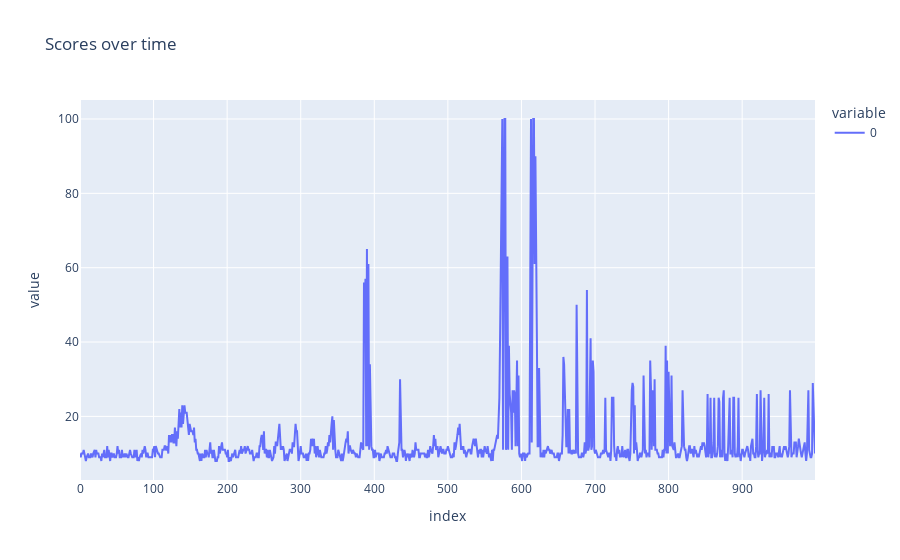
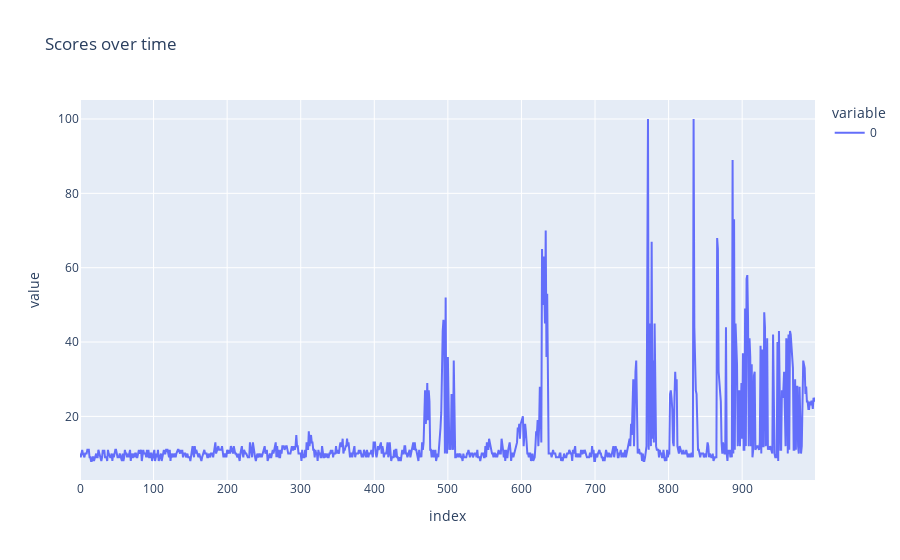
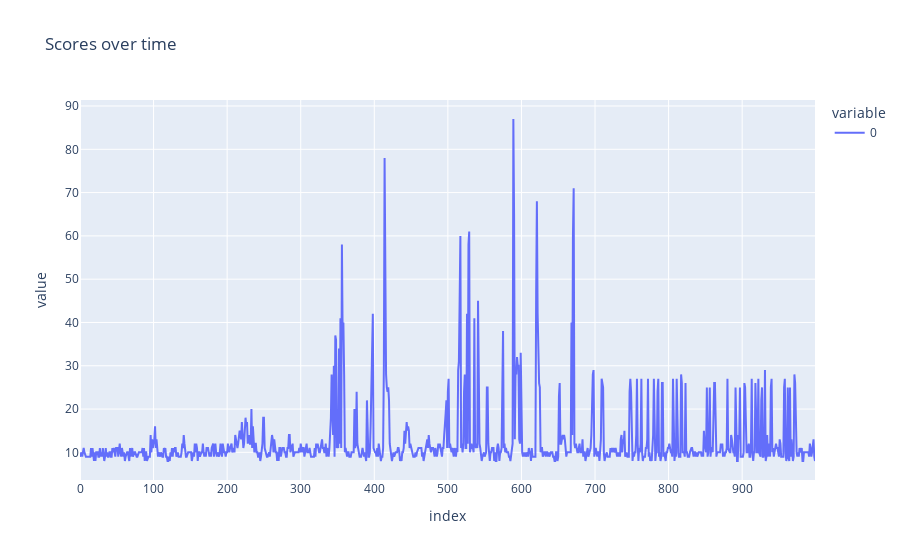

The cell these charts' notebook holds for them, in order:
### Markdown cell above
## Real Environment

Now that this has passed, we can be confident nothing obvious is wrong with the code, and we can move on to the cartpole environment.

We choose a gamma that is non-1 to discount future rewards, but especially in the cartpole environment, setting it very close to 1 is beneficial, because the longer the pole is balanced, the more reward we get.

We choose a small neural network and a fast learning rate, because this is not a hard problem.

However, we do need to train longer than the hugging face tutorial, and I'm unsure why.

### Code cell
import plotly.express as px
from continuing_education.lib.experiments import ExperimentManager

if __name__ == "__main__":
    LR = 1e-2
    GAMMA = 1.0 # Cartpole benefits from a high gamma because the longer the pole is up, the higher the reward
    HIDDEN_SIZES = [16, 16]
    NUM_EPISODES= 10000
    MAX_T = 100
    # Do this a few times to prove consistency
    last_10_percent_mean = []
    for _ in range(3):
        env = gym.make("CartPole-v1")
        policy = Policy(
            state_size=OBSERVATION_SPACE_SHAPE[0],
            action_size=ACTION_SPACE_SIZE,
            hidden_sizes=HIDDEN_SIZES,
        ).to(DEVICE)
        optimizer = optim.Adam(policy.parameters(), lr=LR)
        scores = reinforce_train(env=env, policy=policy, optimizer=optimizer, gamma=GAMMA, num_episodes=NUM_EPISODES, max_t=MAX_T)
        # Calculate the mean of the last 10 % of the scores
        last_10_percent_mean.append(sum(scores[int(NUM_EPISODES*0.9):]) / (NUM_EPISODES*0.1))
        fig = px.line(scores, title="Scores over time")
        fig.show()
    ExperimentManager(name="REINFORCE", description="Main Results", primary_metric="last_10_percent_mean", file=__this_file).commit(metrics={"last_10_percent_mean": last_10_percent_mean})

### Figure 1 — Plotly figure (JSON) as saved in the notebook; plotly's stock layout.template omitted (floating-point values rounded to 4 significant figures; data arrays with more than 128 entries replaced by an {"elided": "..."} marker saying what was removed)
{"data": [{"hovertemplate": "variable=0<br>index=%{x}<br>value=%{y}<extra></extra>", "legendgroup": "0", "line": {"color": "#636efa", "dash": "solid"}, "marker": {"symbol": "circle"}, "mode": "lines", "name": "0", "orientation": "v", "showlegend": true, "type": "scatter", "x": {"elided": "1000 int values"}, "xaxis": "x", "y": {"elided": "1000 int values"}, "yaxis": "y"}], "layout": {"legend": {"title": {"text": "variable"}, "tracegroupgap": 0}, "title": {"text": "Scores over time"}, "xaxis": {"anchor": "y", "domain": [0, 1], "title": {"text": "index"}}, "yaxis": {"anchor": "x", "domain": [0, 1], "title": {"text": "value"}}}}

### Figure 2 — Plotly figure (JSON) as saved in the notebook; plotly's stock layout.template omitted (floating-point values rounded to 4 significant figures; data arrays with more than 128 entries replaced by an {"elided": "..."} marker saying what was removed)
{"data": [{"hovertemplate": "variable=0<br>index=%{x}<br>value=%{y}<extra></extra>", "legendgroup": "0", "line": {"color": "#636efa", "dash": "solid"}, "marker": {"symbol": "circle"}, "mode": "lines", "name": "0", "orientation": "v", "showlegend": true, "type": "scatter", "x": {"elided": "1000 int values"}, "xaxis": "x", "y": {"elided": "1000 int values"}, "yaxis": "y"}], "layout": {"legend": {"title": {"text": "variable"}, "tracegroupgap": 0}, "title": {"text": "Scores over time"}, "xaxis": {"anchor": "y", "domain": [0, 1], "title": {"text": "index"}}, "yaxis": {"anchor": "x", "domain": [0, 1], "title": {"text": "value"}}}}

### Figure 3 — Plotly figure (JSON) as saved in the notebook; plotly's stock layout.template omitted (floating-point values rounded to 4 significant figures; data arrays with more than 128 entries replaced by an {"elided": "..."} marker saying what was removed)
{"data": [{"hovertemplate": "variable=0<br>index=%{x}<br>value=%{y}<extra></extra>", "legendgroup": "0", "line": {"color": "#636efa", "dash": "solid"}, "marker": {"symbol": "circle"}, "mode": "lines", "name": "0", "orientation": "v", "showlegend": true, "type": "scatter", "x": {"elided": "1000 int values"}, "xaxis": "x", "y": {"elided": "1000 int values"}, "yaxis": "y"}], "layout": {"legend": {"title": {"text": "variable"}, "tracegroupgap": 0}, "title": {"text": "Scores over time"}, "xaxis": {"anchor": "y", "domain": [0, 1], "title": {"text": "index"}}, "yaxis": {"anchor": "x", "domain": [0, 1], "title": {"text": "value"}}}}
